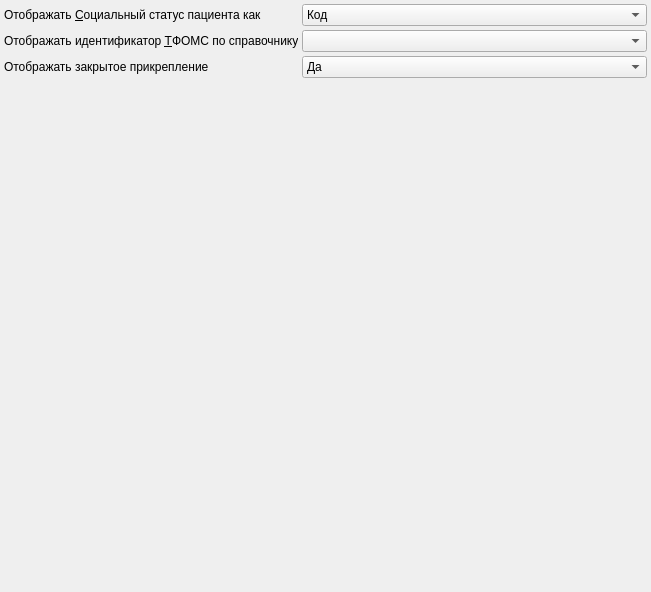
<?xml version="1.0" encoding="UTF-8"?>
<ui version="4.0">
 <class>clientPlatePage</class>
 <widget class="QWidget" name="clientPlatePage">
  <property name="geometry">
   <rect>
    <x>0</x>
    <y>0</y>
    <width>651</width>
    <height>592</height>
   </rect>
  </property>
  <property name="windowTitle">
   <string>Сведения о пациенте</string>
  </property>
  <layout class="QGridLayout" name="gridLayout">
   <property name="leftMargin">
    <number>4</number>
   </property>
   <property name="topMargin">
    <number>4</number>
   </property>
   <property name="rightMargin">
    <number>4</number>
   </property>
   <property name="bottomMargin">
    <number>4</number>
   </property>
   <property name="spacing">
    <number>4</number>
   </property>
   <item row="4" column="0">
    <spacer name="verticalSpacer">
     <property name="orientation">
      <enum>Qt::Vertical</enum>
     </property>
     <property name="sizeHint" stdset="0">
      <size>
       <width>20</width>
       <height>1</height>
      </size>
     </property>
    </spacer>
   </item>
   <item row="0" column="1" colspan="2">
    <widget class="QComboBox" name="cmbShowingInInfoBlockSocStatus">
     <item>
      <property name="text">
       <string>Код</string>
      </property>
     </item>
     <item>
      <property name="text">
       <string>Наименование</string>
      </property>
     </item>
     <item>
      <property name="text">
       <string>Наименование и код</string>
      </property>
     </item>
    </widget>
   </item>
   <item row="0" column="0">
    <widget class="QLabel" name="lblShowingInInfoBlockSocStatus">
     <property name="text">
      <string>Отображать &amp;Социальный статус пациента как</string>
     </property>
     <property name="buddy">
      <cstring>cmbShowingInInfoBlockSocStatus</cstring>
     </property>
    </widget>
   </item>
   <item row="1" column="0">
    <widget class="QLabel" name="lblTFAccountingSystemId">
     <property name="text">
      <string>Отображать идентификатор &amp;ТФОМС по справочнику</string>
     </property>
     <property name="buddy">
      <cstring>cmbTFAccountingSystemId</cstring>
     </property>
    </widget>
   </item>
   <item row="1" column="1" colspan="2">
    <widget class="CRBComboBox" name="cmbTFAccountingSystemId"/>
   </item>
   <item row="2" column="0">
    <widget class="QLabel" name="lblShowingAttach">
     <property name="text">
      <string>Отображать закрытое прикрепление</string>
     </property>
    </widget>
   </item>
   <item row="2" column="1" colspan="2">
    <widget class="QComboBox" name="cmbShowingAttach">
     <property name="currentIndex">
      <number>1</number>
     </property>
     <item>
      <property name="text">
       <string>Нет</string>
      </property>
     </item>
     <item>
      <property name="text">
       <string>Да</string>
      </property>
     </item>
    </widget>
   </item>
  </layout>
 </widget>
 <customwidgets>
  <customwidget>
   <class>CRBComboBox</class>
   <extends>QComboBox</extends>
   <header location="global">library/crbcombobox.h</header>
  </customwidget>
 </customwidgets>
 <tabstops>
  <tabstop>cmbShowingInInfoBlockSocStatus</tabstop>
 </tabstops>
 <resources/>
 <connections/>
</ui>
